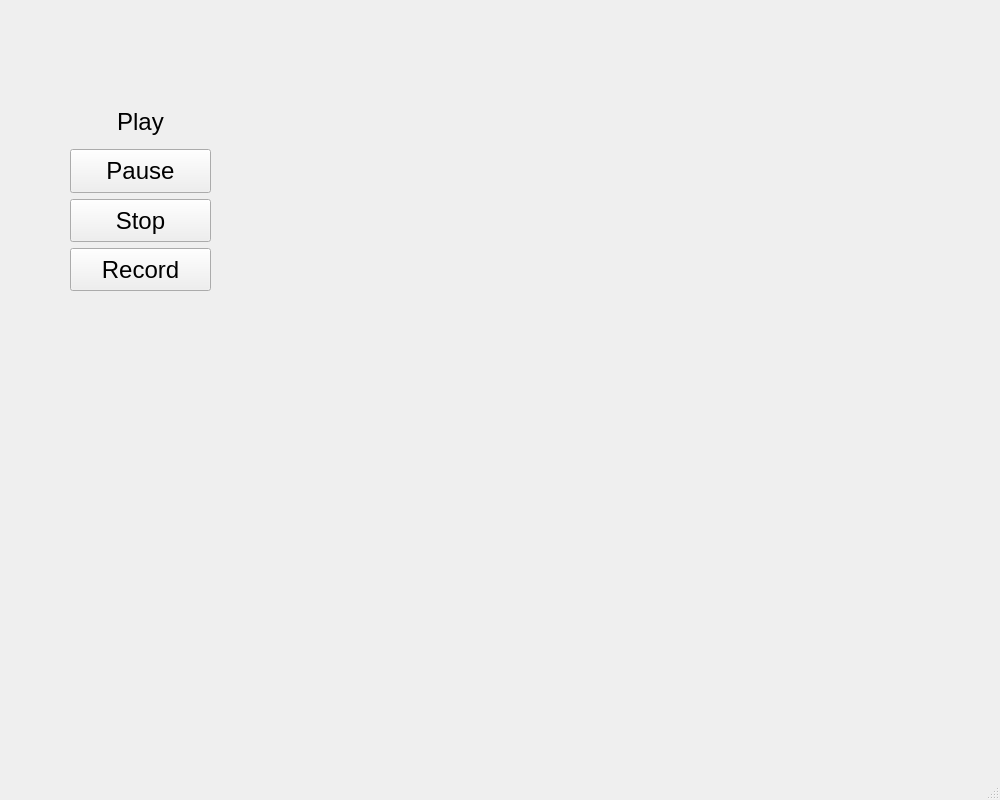
<?xml version="1.0" encoding="UTF-8"?>
<ui version="4.0">
 <class>MainWindow</class>
 <widget class="QMainWindow" name="MainWindow">
  <property name="windowModality">
   <enum>Qt::ApplicationModal</enum>
  </property>
  <property name="geometry">
   <rect>
    <x>0</x>
    <y>0</y>
    <width>1000</width>
    <height>800</height>
   </rect>
  </property>
  <property name="windowTitle">
   <string>MainWindow</string>
  </property>
  <property name="iconSize">
   <size>
    <width>200</width>
    <height>200</height>
   </size>
  </property>
  <widget class="QWidget" name="centralwidget">
   <widget class="QWidget" name="verticalLayoutWidget">
    <property name="geometry">
     <rect>
      <x>70</x>
      <y>100</y>
      <width>141</width>
      <height>191</height>
     </rect>
    </property>
    <layout class="QVBoxLayout" name="verticalLayout">
     <item>
      <widget class="QToolButton" name="Playback">
       <property name="sizePolicy">
        <sizepolicy hsizetype="Expanding" vsizetype="Expanding">
         <horstretch>0</horstretch>
         <verstretch>0</verstretch>
        </sizepolicy>
       </property>
       <property name="font">
        <font>
         <pointsize>18</pointsize>
        </font>
       </property>
       <property name="styleSheet">
        <string notr="true">border-radius:10px;
background-color:&quot;white&quot;;</string>
       </property>
       <property name="text">
        <string>Play</string>
       </property>
      </widget>
     </item>
     <item>
      <widget class="QToolButton" name="Pause">
       <property name="sizePolicy">
        <sizepolicy hsizetype="Expanding" vsizetype="Expanding">
         <horstretch>0</horstretch>
         <verstretch>0</verstretch>
        </sizepolicy>
       </property>
       <property name="font">
        <font>
         <pointsize>18</pointsize>
        </font>
       </property>
       <property name="text">
        <string>Pause</string>
       </property>
      </widget>
     </item>
     <item>
      <widget class="QToolButton" name="Stop">
       <property name="sizePolicy">
        <sizepolicy hsizetype="Expanding" vsizetype="Expanding">
         <horstretch>0</horstretch>
         <verstretch>0</verstretch>
        </sizepolicy>
       </property>
       <property name="font">
        <font>
         <pointsize>18</pointsize>
        </font>
       </property>
       <property name="text">
        <string>Stop</string>
       </property>
      </widget>
     </item>
     <item>
      <widget class="QToolButton" name="Record">
       <property name="sizePolicy">
        <sizepolicy hsizetype="Expanding" vsizetype="Expanding">
         <horstretch>0</horstretch>
         <verstretch>0</verstretch>
        </sizepolicy>
       </property>
       <property name="font">
        <font>
         <pointsize>18</pointsize>
        </font>
       </property>
       <property name="text">
        <string>Record</string>
       </property>
      </widget>
     </item>
    </layout>
   </widget>
  </widget>
  <widget class="QMenuBar" name="menubar">
   <property name="geometry">
    <rect>
     <x>0</x>
     <y>0</y>
     <width>1000</width>
     <height>26</height>
    </rect>
   </property>
  </widget>
  <widget class="QStatusBar" name="statusbar"/>
 </widget>
 <resources/>
 <connections/>
</ui>
